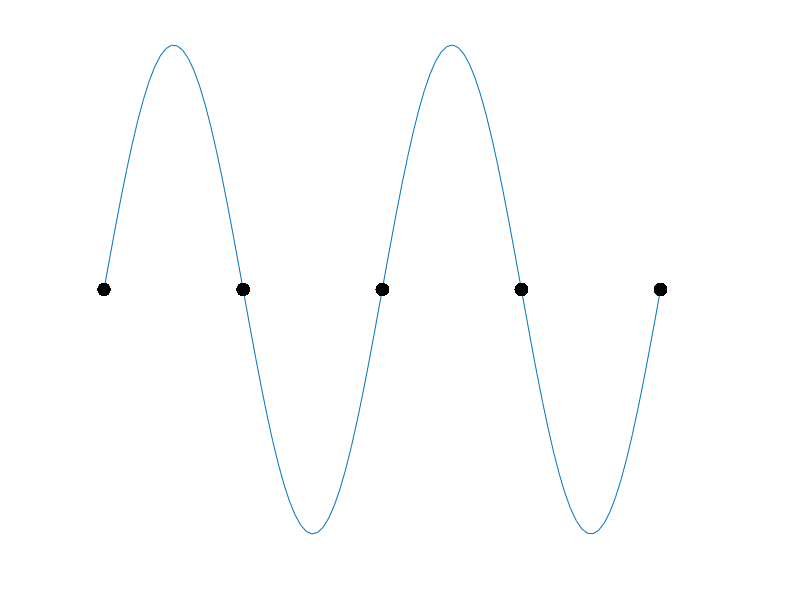

Write MATLAB code to recreate this figure.
x = linspace(0,4*pi,100);
y = sin(x);

figure(1); clf; hold on
plot(x,y)
scatter(0:pi:4*pi,zeros(1,5),100,"filled","MarkerFaceColor","k")

axis off